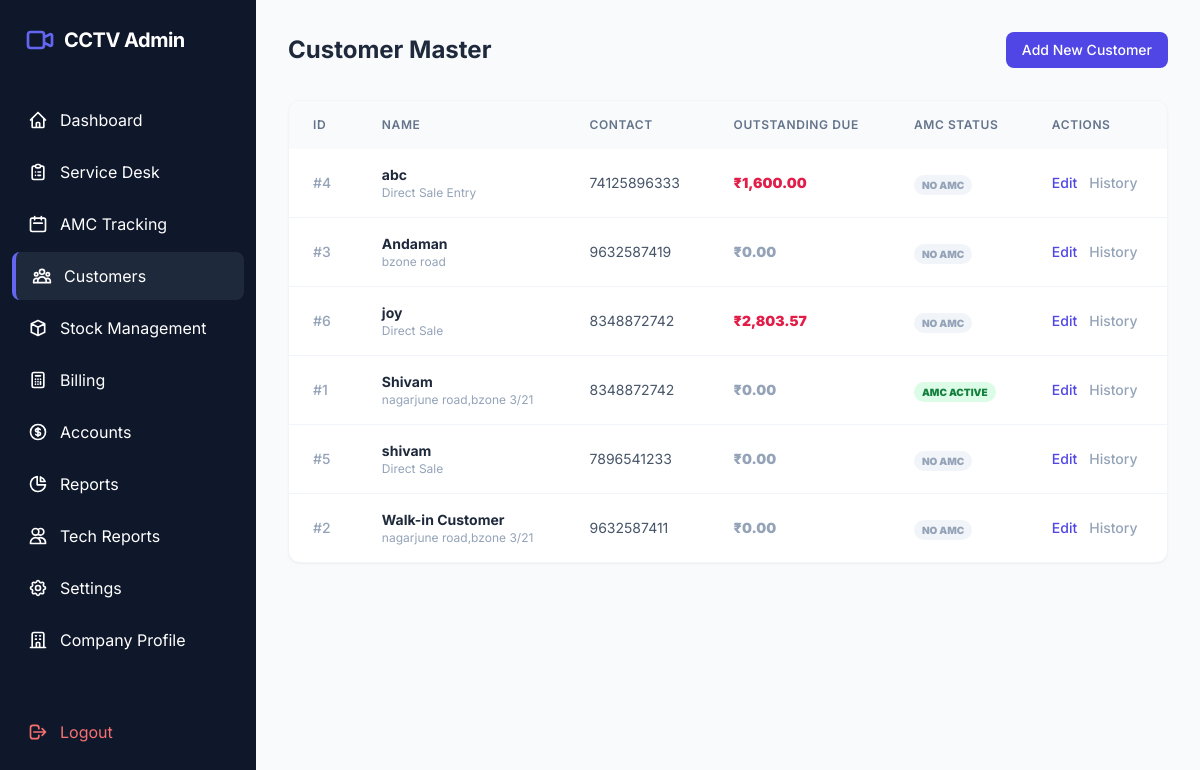
The page /admin/customers.php (signed in) on the database its author committed.
### tables this page shows
CREATE TABLE `customers` (
  `id` int(11) NOT NULL,
  `customer_name` varchar(150) NOT NULL,
  `phone` varchar(15) NOT NULL,
  `address` text NOT NULL,
  `due_amount` decimal(10,2) DEFAULT 0.00,
  `gst_number` varchar(20) DEFAULT NULL,
  `has_active_amc` tinyint(1) DEFAULT 0,
  `created_at` timestamp NOT NULL DEFAULT current_timestamp()
);

### admin/customers.php (the view, shortened to what this page needs)
<?php
require_once '../includes/db_connect.php';
require_once '../includes/header.php';
try {
    $stmt = $pdo->query("SELECT * FROM customers ORDER BY customer_name ASC");
    $customers = $stmt->fetchAll();
} catch (PDOException $e) {
    echo "Error: " . $e->getMessage();
}
?>
<div class="space-y-8">
    <div class="flex items-center justify-between">
        <h2 class="text-2xl font-bold text-slate-800">Customer Master</h2>
        <button onclick="openCustomerModal()" class="bg-indigo-600 text-white px-4 py-2 rounded-lg text-sm font-medium hover:bg-indigo-700 transition">Add New Customer</button>
    </div>
    <div class="bg-white rounded-xl shadow-sm border border-slate-100 overflow-hidden">
        <div class="overflow-x-auto">
            <table class="w-full text-left">
                <thead>
                    <tr class="bg-slate-50 text-slate-500 text-xs uppercase tracking-wider">
                        <th class="px-6 py-4 font-semibold">ID</th>
                        <th class="px-6 py-4 font-semibold">Name</th>
                        <th class="px-6 py-4 font-semibold">Contact</th>
                        <th class="px-6 py-4 font-semibold">Outstanding Due</th>
                        <th class="px-6 py-4 font-semibold">AMC Status</th>
                        <th class="px-6 py-4 font-semibold">Actions</th>
                    </tr>
                </thead>
                <tbody class="divide-y divide-slate-100">
                    <?php foreach ($customers as $customer): ?>
                    <tr class="hover:bg-slate-50 transition">
                        <td class="px-6 py-4 text-sm font-medium text-slate-400">#<?php echo $customer['id']; ?></td>
                        <td class="px-6 py-4">
                            <div class="text-sm font-bold text-slate-800"><?php echo htmlspecialchars($customer['customer_name']); ?></div>
                            <div class="text-xs text-slate-400 truncate max-w-xs"><?php echo htmlspecialchars($customer['address']); ?></div>
                        </td>
                        <td class="px-6 py-4 text-sm text-slate-600">
                            <?php echo htmlspecialchars($customer['phone']); ?>
                        </td>
                        <td class="px-6 py-4">
                            <div class="text-sm font-black <?php echo $customer['due_amount'] > 0 ? 'text-rose-600' : 'text-slate-400'; ?>">
                                ₹<?php echo number_format($customer['due_amount'] ?? 0, 2); ?>
                            </div>
                        </td>
                        <td class="px-6 py-4">
                            <?php if ($customer['has_active_amc']): ?>
                                <span class="px-2 py-1 rounded-full text-[10px] font-black uppercase bg-green-100 text-green-700">AMC Active</span>
                            <?php else: ?>
                                <span class="px-2 py-1 rounded-full text-[10px] font-black uppercase bg-slate-100 text-slate-400">No AMC</span>
                            <?php endif; ?>
                        </td>
                        <td class="px-6 py-4 text-sm">
                            <div class="flex items-center gap-3">
                                <button
                                    onclick="openCustomerModal({
                                        id: <?php echo $customer['id']; ?>,
                                        name: '<?php echo addslashes($customer['customer_name']); ?>',
                                        phone: '<?php echo addslashes($customer['phone']); ?>',
                                        address: '<?php echo addslashes(str_replace(["\r", "\n"], ["\\r", "\\n"], $customer['address'])); ?>',
                                        gst: '<?php echo addslashes($customer['gst_number']); ?>',
                                        amc: <?php echo $customer['has_active_amc']; ?>
                                    })"
                                    class="text-indigo-600 hover:text-indigo-800 font-medium">Edit</button>
                                <a href="?history_id=<?php echo $customer['id']; ?>" class="text-slate-400 hover:text-indigo-600 font-medium transition cursor-pointer">History</a>
                            </div>
                        </td>
                    </tr>
                    <?php endforeach; ?>
                </tbody>
            </table>
        </div>
    </div>
</div>
<?php require_once '../includes/footer.php'; ?>

### includes/header.php (style rules this page uses)
body { font-family: 'Inter', sans-serif; }

### rows shown on the page
customers: id "4", customer_name "abc", address "Direct Sale Entry", phone "74125896333", due_amount "1,600.00", has_active_amc "NO AMC"
customers: id "3", customer_name "Andaman", address "bzone road", phone "9632587419", due_amount "0.00", has_active_amc "NO AMC"
customers: id "6", customer_name "joy", address "Direct Sale", phone "8348872742", due_amount "2,803.57", has_active_amc "NO AMC"
customers: id "1", customer_name "Shivam", address "nagarjune road,bzone 3/21", phone "8348872742", due_amount "0.00", has_active_amc "AMC ACTIVE"
customers: id "5", customer_name "shivam", address "Direct Sale", phone "7896541233", due_amount "0.00", has_active_amc "NO AMC"
customers: id "2", customer_name "Walk-in Customer", address "nagarjune road,bzone 3/21", phone "9632587411", due_amount "0.00", has_active_amc "NO AMC"
